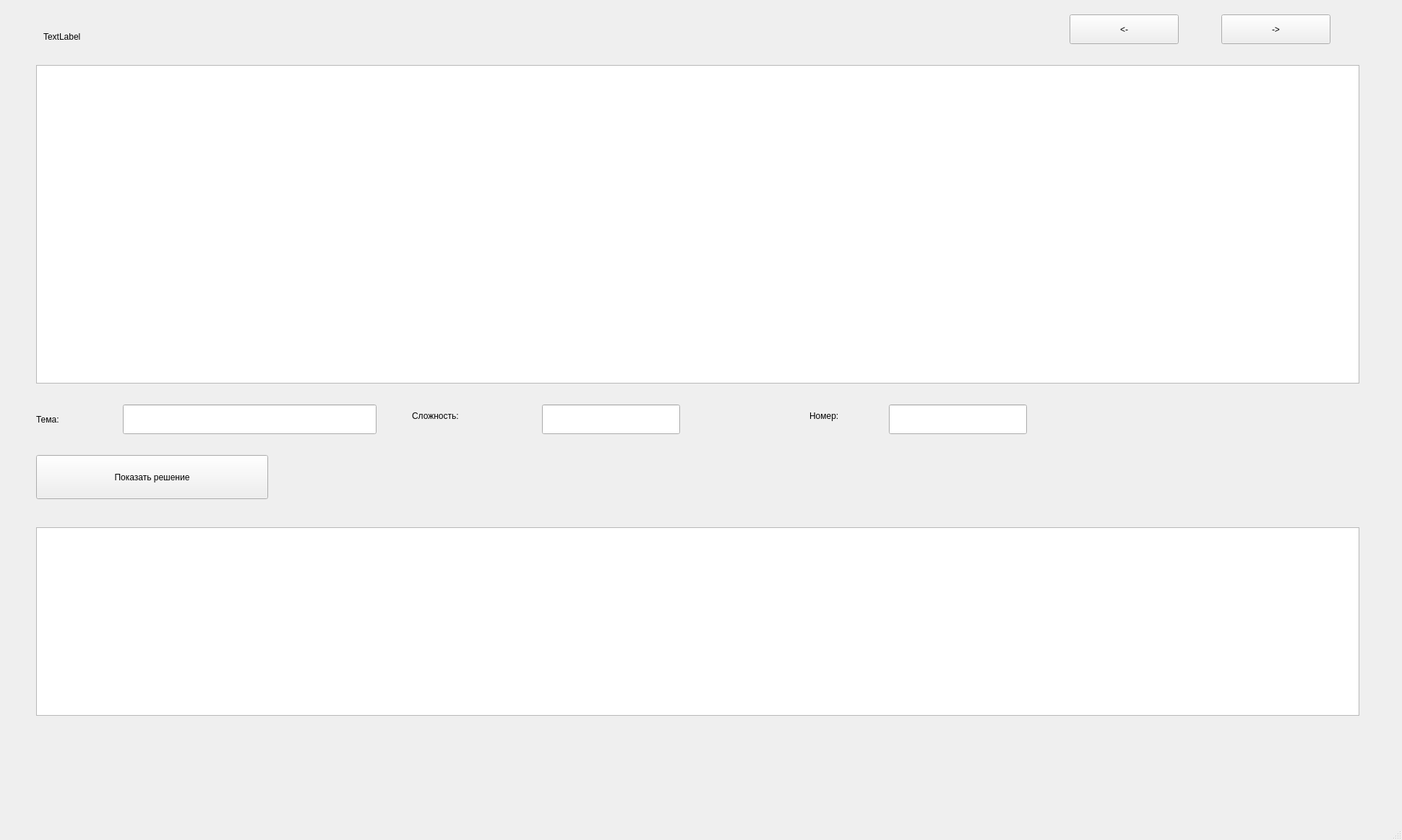
<?xml version="1.0" encoding="UTF-8"?>
<ui version="4.0">
 <class>MainWindow</class>
 <widget class="QMainWindow" name="MainWindow">
  <property name="geometry">
   <rect>
    <x>0</x>
    <y>0</y>
    <width>1940</width>
    <height>1163</height>
   </rect>
  </property>
  <property name="windowTitle">
   <string>MainWindow</string>
  </property>
  <widget class="QWidget" name="centralwidget">
   <widget class="QTextEdit" name="textEdit">
    <property name="geometry">
     <rect>
      <x>50</x>
      <y>90</y>
      <width>1831</width>
      <height>441</height>
     </rect>
    </property>
   </widget>
   <widget class="QPushButton" name="pushButton">
    <property name="geometry">
     <rect>
      <x>1480</x>
      <y>20</y>
      <width>151</width>
      <height>41</height>
     </rect>
    </property>
    <property name="text">
     <string>&lt;-</string>
    </property>
   </widget>
   <widget class="QPushButton" name="pushButton_2">
    <property name="geometry">
     <rect>
      <x>1690</x>
      <y>20</y>
      <width>151</width>
      <height>41</height>
     </rect>
    </property>
    <property name="text">
     <string>-&gt;</string>
    </property>
   </widget>
   <widget class="QLabel" name="label">
    <property name="geometry">
     <rect>
      <x>60</x>
      <y>30</y>
      <width>881</width>
      <height>41</height>
     </rect>
    </property>
    <property name="text">
     <string>TextLabel</string>
    </property>
   </widget>
   <widget class="QLineEdit" name="lineEdit">
    <property name="geometry">
     <rect>
      <x>170</x>
      <y>560</y>
      <width>351</width>
      <height>41</height>
     </rect>
    </property>
   </widget>
   <widget class="QLineEdit" name="lineEdit_2">
    <property name="geometry">
     <rect>
      <x>750</x>
      <y>560</y>
      <width>191</width>
      <height>41</height>
     </rect>
    </property>
   </widget>
   <widget class="QLabel" name="label_2">
    <property name="geometry">
     <rect>
      <x>50</x>
      <y>560</y>
      <width>151</width>
      <height>41</height>
     </rect>
    </property>
    <property name="text">
     <string>Тема:</string>
    </property>
   </widget>
   <widget class="QLabel" name="label_3">
    <property name="geometry">
     <rect>
      <x>570</x>
      <y>560</y>
      <width>191</width>
      <height>31</height>
     </rect>
    </property>
    <property name="text">
     <string>Сложность:</string>
    </property>
   </widget>
   <widget class="QLabel" name="label_4">
    <property name="geometry">
     <rect>
      <x>1120</x>
      <y>560</y>
      <width>131</width>
      <height>31</height>
     </rect>
    </property>
    <property name="text">
     <string>Номер:</string>
    </property>
   </widget>
   <widget class="QLineEdit" name="lineEdit_3">
    <property name="geometry">
     <rect>
      <x>1230</x>
      <y>560</y>
      <width>191</width>
      <height>41</height>
     </rect>
    </property>
   </widget>
   <widget class="QPushButton" name="pushButton_3">
    <property name="geometry">
     <rect>
      <x>50</x>
      <y>630</y>
      <width>321</width>
      <height>61</height>
     </rect>
    </property>
    <property name="text">
     <string>Показать решение</string>
    </property>
   </widget>
   <widget class="QTextEdit" name="textEdit_2">
    <property name="geometry">
     <rect>
      <x>50</x>
      <y>730</y>
      <width>1831</width>
      <height>261</height>
     </rect>
    </property>
   </widget>
   <widget class="QLabel" name="label_5">
    <property name="geometry">
     <rect>
      <x>50</x>
      <y>1020</y>
      <width>1111</width>
      <height>81</height>
     </rect>
    </property>
    <property name="text">
     <string/>
    </property>
   </widget>
   <widget class="QLabel" name="label_6">
    <property name="geometry">
     <rect>
      <x>950</x>
      <y>30</y>
      <width>311</width>
      <height>31</height>
     </rect>
    </property>
    <property name="text">
     <string/>
    </property>
   </widget>
  </widget>
  <widget class="QMenuBar" name="menubar">
   <property name="geometry">
    <rect>
     <x>0</x>
     <y>0</y>
     <width>1940</width>
     <height>26</height>
    </rect>
   </property>
  </widget>
  <widget class="QStatusBar" name="statusbar"/>
 </widget>
 <resources/>
 <connections/>
</ui>
